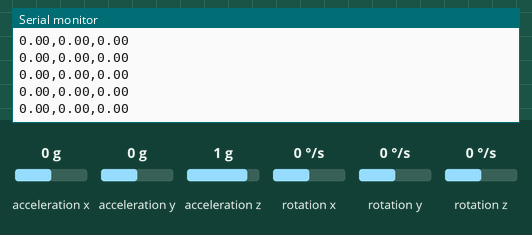
This sketch was run on a simulated Arduino Uno, built with avr-gcc and run on an emulated ATmega328P. On the bench: the last lines printed to the serial monitor. The test bench sets the inputs (shaded band); at power-on: acceleration x 0 g, acceleration y 0 g, acceleration z 1 g, rotation z 0 °/s, rotation x 0 °/s, rotation y 0 °/s.

Above: at 1.7 s.
1.8 s: acceleration x set to -1.4 g
At 2.9 s:
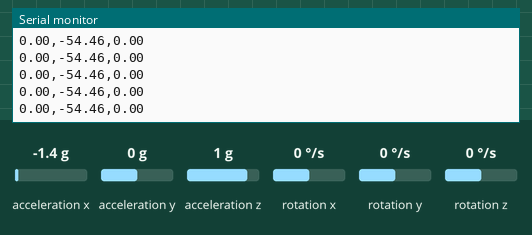
4.8 s: acceleration y set to -1.4 g
At 5.6 s:
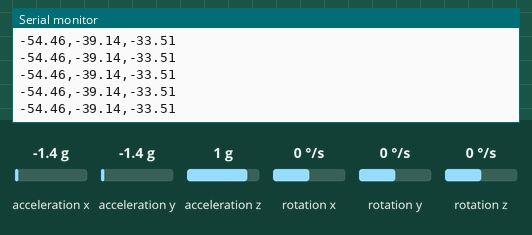
6.3 s: acceleration x set to 0.8 g
At 7.2 s:
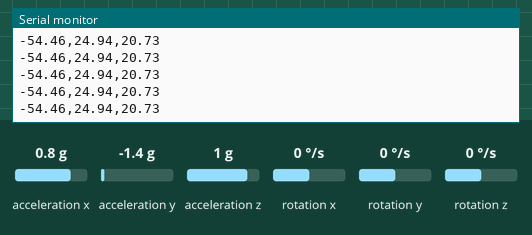
9.3 s: acceleration z set to -1.4 g
At 10.4 s:
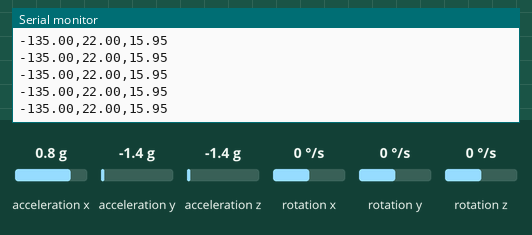
10.8 s: rotation z set to -192 °/s
At 11.6 s:
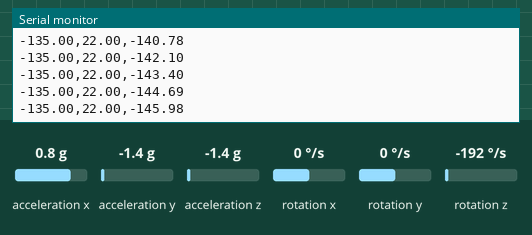
Timing chart, 0 to 13.3 s (numbered marks = the images above; inputs shaded):
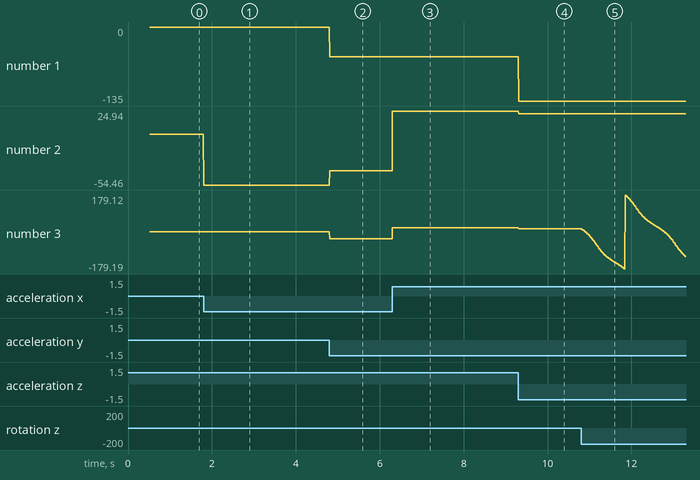

Measured:
- after the input at 1.8 s, the serial monitor: prints a new line at once (image 1)
- after the input at 4.8 s, the serial monitor: prints a new line at once (image 2)
- after the input at 6.3 s, the serial monitor: prints a new line at once (image 3)
- after the input at 9.3 s, the serial monitor: prints a new line at once (image 4)
- after the input at 10.8 s, the serial monitor: prints a new line at once (image 5)
- plotted number 1: -54.46 → -135 after the input at 9.3 s
- plotted number 2: 0 → -54.46 after the input at 1.8 s, -54.46 → -39.14 after the input at 4.8 s, -39.14 → 24.94 after the input at 6.3 s, 24.94 → 22 after the input at 9.3 s
- plotted number 3: 0 → -33.51 after the input at 4.8 s, -33.51 → 20.73 after the input at 6.3 s, 20.73 → 15.95 after the input at 9.3 s, 15.95 → -118.78 after the input at 10.8 s

The sketch:

Problem1.ino
```cpp
/* Read quaternion and roll, pitch, yaw from MPU6050
* Robotics Course semester fall 2022 _ MiniProject #1
*/


#include "I2Cdev.h"

#include "MPU6050_6Axis_MotionApps20.h"

#if I2CDEV_IMPLEMENTATION == I2CDEV_ARDUINO_WIRE
    #include "Wire.h"
#endif

MPU6050 mpu;


// uncomment "OUTPUT_READABLE_QUATERNION" if you want to see the actual
// quaternion components in a [w, x, y, z] format
//#define OUTPUT_READABLE_QUATERNION

// uncomment "OUTPUT_READABLE_YAWPITCHROLL" if you want to see the yaw/
// pitch/roll angles (in degrees) calculated from the quaternions coming
// from the FIFO.
#define OUTPUT_READABLE_YAWPITCHROLL

bool dmpReady = false;
uint8_t devStatus;
uint8_t fifoBuffer[64];

Quaternion q;                 // [w, x, y, z]         quaternion container
VectorFloat gravity;          // [x, y, z]            gravity vector
float ypr[3];                 // [yaw, pitch, roll]   yaw/pitch/roll container and gravity vector


// ================================================================
//                          INITIAL SETUP
// ================================================================

void setup() {
    #if I2CDEV_IMPLEMENTATION == I2CDEV_ARDUINO_WIRE
        Wire.begin();
        Wire.setClock(400000);
    #elif I2CDEV_IMPLEMENTATION == I2CDEV_BUILTIN_FASTWIRE
        Fastwire::setup(400, true);
    #endif

    Serial.begin(115200);
    while (!Serial);

    Serial.println(F("Initializing I2C devices..."));
    mpu.initialize();

    Serial.println(F("Testing device connections..."));
    Serial.println(mpu.testConnection() ? F("MPU6050 connection successful") : F("MPU6050 connection failed"));

    Serial.println(F("Initializing DMP..."));
    devStatus = mpu.dmpInitialize();

    mpu.setXGyroOffset(220);
    mpu.setYGyroOffset(76);
    mpu.setZGyroOffset(-85);
    mpu.setZAccelOffset(1788);

    if (devStatus == 0) {
        mpu.CalibrateAccel(6);
        mpu.CalibrateGyro(6);
        mpu.PrintActiveOffsets();
        Serial.println(F("Enabling DMP..."));
        mpu.setDMPEnabled(true);

        dmpReady = true;
    }
    else {
        Serial.print(F("DMP Initialization failed (code "));
        Serial.print(devStatus);
        Serial.println(F(")"));
    }
}


// ================================================================
//                        MAIN PROGRAM LOOP
// ================================================================

void loop() {
    if (!dmpReady) return;
    // read a packet from FIFO
    if (mpu.dmpGetCurrentFIFOPacket(fifoBuffer)) {
        #ifdef OUTPUT_READABLE_QUATERNION
            // display quaternion values in easy matrix form: w x y z
            mpu.dmpGetQuaternion(&q, fifoBuffer);
            Serial.print(q.w);
            Serial.print(",");
            Serial.print(q.x);
            Serial.print(",");
            Serial.print(q.y);
            Serial.print(",");
            Serial.println(q.z);
        #endif

        #ifdef OUTPUT_READABLE_YAWPITCHROLL
            // display Euler angles in degrees
            mpu.dmpGetQuaternion(&q, fifoBuffer);
            mpu.dmpGetGravity(&gravity, &q);
            mpu.dmpGetYawPitchRoll(ypr, &q, &gravity);
            float roll = ypr[2] * 180/M_PI;
            float pitch = ypr[1] * 180/M_PI;
            float yaw = ypr[0] * 180/M_PI;
            Serial.print(roll); // roll
            Serial.print(",");
            Serial.print(pitch); // pitch
            Serial.print(",");
            Serial.println(yaw); // yaw
        #endif
    }
}
```

I2C.ino
```cpp
// (licence header left out)
const uint8_t IMUAddress = 0x68; // AD0 is logic low on the PCB
const uint16_t I2C_TIMEOUT = 1000; // Used to check for errors in I2C communication

uint8_t i2cWrite(uint8_t registerAddress, uint8_t data, bool sendStop) {
  return i2cWrite(registerAddress, &data, 1, sendStop); // Returns 0 on success
}

uint8_t i2cWrite(uint8_t registerAddress, uint8_t *data, uint8_t length, bool sendStop) {
  Wire.beginTransmission(IMUAddress);
  Wire.write(registerAddress);
  Wire.write(data, length);
  uint8_t rcode = Wire.endTransmission(sendStop); // Returns 0 on success
  if (rcode) {
    Serial.print(F("i2cWrite failed: "));
    Serial.println(rcode);
  }
  return rcode; // See: http://arduino.cc/en/Reference/WireEndTransmission
}

uint8_t i2cRead(uint8_t registerAddress, uint8_t *data, uint8_t nbytes) {
  uint32_t timeOutTimer;
  Wire.beginTransmission(IMUAddress);
  Wire.write(registerAddress);
  uint8_t rcode = Wire.endTransmission(false); // Don't release the bus
  if (rcode) {
    Serial.print(F("i2cRead failed: "));
    Serial.println(rcode);
    return rcode; // See: http://arduino.cc/en/Reference/WireEndTransmission
  }
  Wire.requestFrom(IMUAddress, nbytes, (uint8_t)true); // Send a repeated start and then release the bus after reading
  for (uint8_t i = 0; i < nbytes; i++) {
    if (Wire.available())
      data[i] = Wire.read();
    else {
      timeOutTimer = micros();
      while (((micros() - timeOutTimer) < I2C_TIMEOUT) && !Wire.available());
      if (Wire.available())
        data[i] = Wire.read();
      else {
        Serial.println(F("i2cRead timeout"));
        return 5; // This error value is not already taken by endTransmission
      }
    }
  }
  return 0; // Success
}
```
